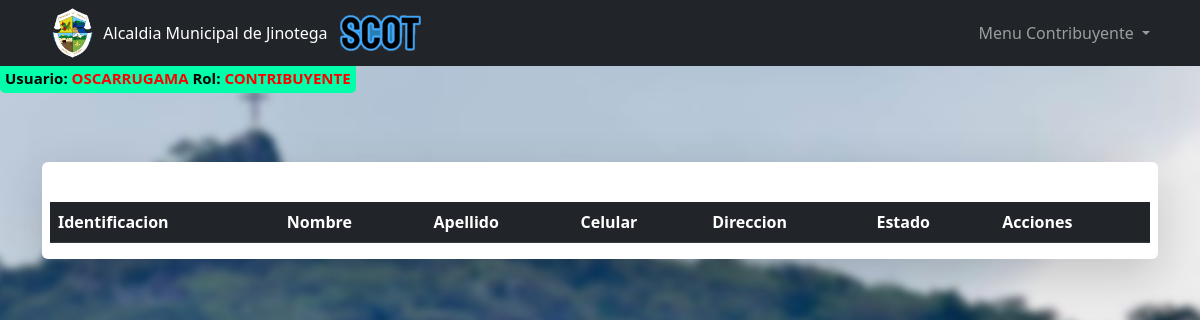
The app's page /pages/ibis/losPropietarios.php?codCatastral=0604U003011111 (signed in), older data.
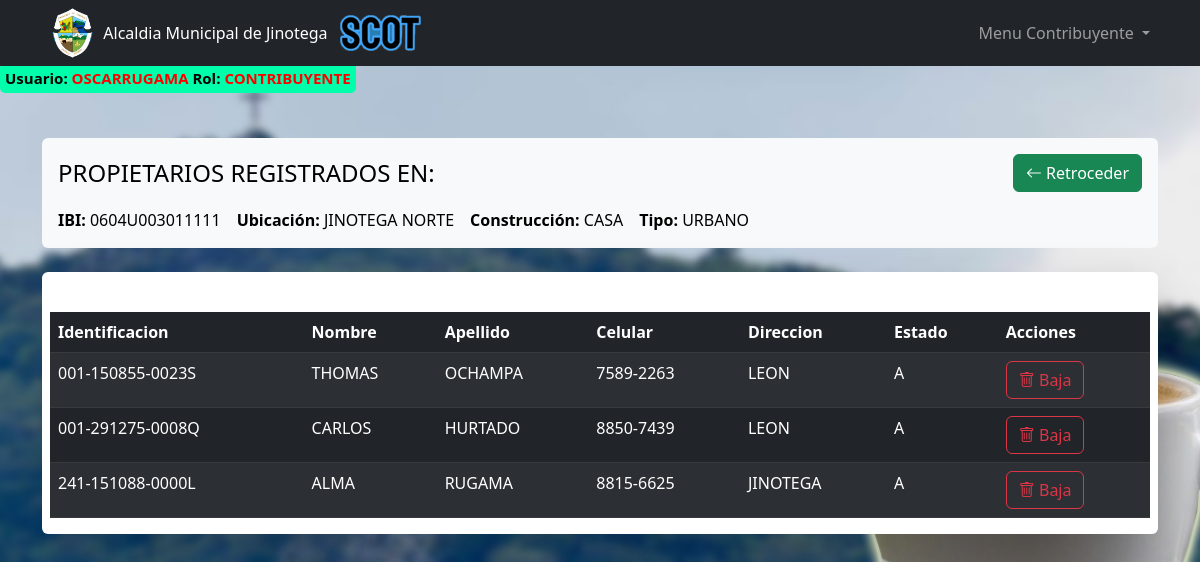
The same page, newer data.
### tables this page shows
CREATE TABLE IF NOT EXISTS `ibi` (
  `codIBI` int(11) NOT NULL AUTO_INCREMENT,
  `codCatastral` varchar(30) NOT NULL,
  `ubicacion` varchar(100) DEFAULT NULL,
  `construccion` varchar(50) DEFAULT NULL,
  `tipoIBI` enum('URBANO','RURAL','ESPECIAL') NOT NULL,
  `uso` varchar(50) DEFAULT NULL,
  `TA` enum('S','N') DEFAULT NULL,
  `barrido` enum('S','N') DEFAULT NULL,
  `valorCatastral` decimal(10,2) NOT NULL,
  `finca` varchar(100) DEFAULT NULL,
  `folio` int(11) DEFAULT NULL,
  `tomo` int(11) DEFAULT NULL,
  `asiento` int(11) DEFAULT NULL,
  `estadoIBI` enum('ACTIVO','INACTIVO') DEFAULT 'ACTIVO',
  PRIMARY KEY (`codIBI`)
);

CREATE TABLE IF NOT EXISTS `tributos` (
  `idTributo` int(11) NOT NULL AUTO_INCREMENT,
  `identificacion` varchar(20) DEFAULT NULL,
  `tipoEntidad` enum('IBI','TA','LOTE','FIERRO') DEFAULT NULL,
  `codEntidad` varchar(20) DEFAULT NULL,
  PRIMARY KEY (`idTributo`),
  KEY `cedula_contribuyente` (`identificacion`),
  KEY `codigo_entidad` (`codEntidad`)
);

CREATE TABLE IF NOT EXISTS `usuarios` (
  `idUsuario` int(11) NOT NULL AUTO_INCREMENT,
  `usuario` varchar(50) NOT NULL,
  `password` varchar(100) NOT NULL,
  `rol` varchar(20) NOT NULL,
  `identificacion` varchar(30) NOT NULL,
  `nombre1` varchar(100) NOT NULL,
  `nombre2` varchar(30) DEFAULT NULL,
  `apellido1` varchar(30) NOT NULL,
  `apellido2` varchar(30) DEFAULT NULL,
  `email` varchar(100) DEFAULT NULL,
  `celular` varchar(30) NOT NULL,
  `direccion` varchar(100) DEFAULT NULL,
  `estado` varchar(1) NOT NULL DEFAULT 'A',
  PRIMARY KEY (`idUsuario`)
);

### pages/ibis/losPropietarios.php (the view, shortened to what this page needs)
<?php include '../../templates/header_menu.php'; ?>
<?php
    $conexion = new Conexion();
    $conn = $conexion->conectar();
    $codCatastral = isset($_GET['codCatastral']) ? mysqli_real_escape_string($conn, $_GET['codCatastral']) : '';
    $sql = sprintf("SELECT * FROM ibi WHERE codCatastral = '%s'", $codCatastral);
    $resultado = mysqli_query($conn, $sql);
    $ibis = [];
    if ($resultado) {
        while ($row = mysqli_fetch_assoc($resultado)) {
            $ibis[] = $row;
        }
    }
    $sql = sprintf("SELECT * FROM tributos T JOIN usuarios U ON T.identificacion = U.identificacion WHERE T.tipoEntidad = 'IBI' AND T.codEntidad = '%s'", $codCatastral);
    $resultado = mysqli_query($conn, $sql);
    $contribuyentes = [];
    $numRows = 0;
    if ($resultado) {
        $numRows = mysqli_num_rows($resultado);
        while ($row = mysqli_fetch_assoc($resultado)) {
            $contribuyentes[] = $row;
        }
    }
?>
<div class="container mt-5 fondoEspecial">
    <?php foreach ($ibis as $ibi): ?>
    <div class="bg-light p-3 rounded">
        <div class="d-flex justify-content-between align-items-center mb-3">
            <h4 class="mb-0">PROPIETARIOS REGISTRADOS EN:</h4>
            <button type="button" class="btn btn-success" onclick="window.history.back();">
                <i class="bi bi-arrow-left"></i> Retroceder
            </button>
        </div>
        <div class="d-flex flex-column flex-sm-row">
            <p class="me-3 mb-0"><strong>IBI:</strong> <?php echo htmlspecialchars($ibi['codCatastral']); ?></p>
            <p class="me-3 mb-0"><strong>Ubicación:</strong> <?php echo htmlspecialchars($ibi['ubicacion']); ?></p>
            <p class="me-3 mb-0"><strong>Construcción:</strong> <?php echo htmlspecialchars($ibi['construccion']); ?></p>
            <p class="mb-0"><strong>Tipo:</strong> <?php echo htmlspecialchars($ibi['tipoIBI']); ?></p>
        </div>
    </div>
    <?php endforeach; ?>
    <div class="row justify-content-center">
        <div class="container">
            <div class="p-2 col-md-12 shadow-lg pb-3 mt-4 bg-white rounded" style="margin-top: 20px;">
                <br>
                <table id='tablax' class="mt-2 mb-0 table table-dark table-striped">
                    <thead>
                        <tr>
                            <th>Identificacion</th>
                            <th>Nombre</th>
                            <th>Apellido</th>
                            <th>Celular</th>
                            <th>Direccion</th>
                            <th>Estado</th>
                            <th>Acciones</th>
                        </tr>
                    </thead>
                    <tbody>
                        <?php foreach ($contribuyentes as $contribuyente): ?>
                        <tr>
                            <td><?php echo htmlspecialchars($contribuyente['identificacion']); ?></td>
                            <td><?php echo htmlspecialchars($contribuyente['nombre1']); ?></td>
                            <td><?php echo htmlspecialchars($contribuyente['apellido1']); ?></td>
                            <td><?php echo htmlspecialchars($contribuyente['celular']); ?></td>
                            <td><?php echo htmlspecialchars($contribuyente['direccion']); ?></td>
                            <td><?php echo htmlspecialchars($contribuyente['estado']); ?></td>
                            <td>
                                <a href="bajaPropietarios.php?id=<?php echo htmlspecialchars($contribuyente['identificacion']); ?>&codCatastral=<?php echo htmlspecialchars($codCatastral); ?>" class="btn btn-outline-danger bi bi-trash <?php echo $numRows == 1 ? 'disabled' : ''; ?>" onclick="return confirm('¿Estás seguro de que deseas dar de baja a este propietario?');"> Baja</a>
                            </td>
                        </tr>
                        <?php endforeach; ?>
                    </tbody>
                </table>
            </div>
        </div>
    </div>
</div>

### templates/header_menu.php (shortened to what this page needs)
<!DOCTYPE html>
<html lang="en">
<head>
    <link rel="stylesheet" href="https://cdn.jsdelivr.net/npm/bootstrap-icons@1.11.3/font/bootstrap-icons.min.css">
    <link rel="stylesheet" href="https://cdn.datatables.net/1.10.20/css/dataTables.bootstrap5.min.css">
    <link href="https://cdn.jsdelivr.net/npm/bootstrap@5.3.0/dist/css/bootstrap.min.css" rel="stylesheet">
</head>
<body>
<nav class="navbar navbar-expand-lg navbar-dark bg-dark">
    <div class="container">
        <div class="brand-container" style="align-items:center">
            <img src="/public/Imagenes/Escudo.png" alt="Escudo" class="img-fluid" style="height: 50px;">
            <span style="margin:10px">Alcaldia Municipal de Jinotega</span>
            <img src="/public/Imagenes/scot_logo.png" alt="">
        </div>
        <div class="collapse navbar-collapse ms-auto" id="navbarSupportedContent">
            <ul class="navbar-nav ms-auto">
                <li class="nav-item dropdown" id="contribuyenteMenu" style="display: none;">
                    <a class="nav-link dropdown-toggle" href="#" id="navbarDropdown5" role="button" data-bs-toggle="dropdown" aria-expanded="false">
                        Menu Contribuyente
                    </a>
                </li>
            </ul>
        </div>
    </div>
</nav>
<b style="background-color: #00ffaa; padding: 5px; border-radius: 5px; font-size: 15px;">
    <span style="color: black">Usuario:</span> <span style="color: red; text-transform: uppercase;"><?php echo $_SESSION['usuario']; ?></span>
    <span style="color: black">Rol: </span> <span style="color: red; text-transform: uppercase;"><?php echo $_SESSION['rol'];?></span>
</b>
</body>
</html>

### templates/header_menu.php (style rules this page uses)
body { background-image: url("/public/Imagenes/FondoX.jpg"); background-size: cover; background-repeat: no-repeat; background-attachment: fixed; color: #000; }
.brand-container { display: flex; margin-left: 10px; color: white; align-items: flex-end; }

Row changes from the older to the newer data that the page shows:
added ibi: codCatastral "0604U003011111", ubicacion "JINOTEGA NORTE", construccion "CASA", tipoIBI "URBANO"
added tributos: usuarios.identificacion "001-150855-0023S", usuarios.nombre1 "THOMAS", usuarios.apellido1 "OCHAMPA", usuarios.celular "7589-2263", usuarios.direccion "LEON", usuarios.estado "A"
added tributos: usuarios.identificacion "001-291275-0008Q", usuarios.nombre1 "CARLOS", usuarios.apellido1 "HURTADO", usuarios.celular "8850-7439", usuarios.direccion "LEON", usuarios.estado "A"
added tributos: usuarios.identificacion "241-151088-0000L", usuarios.nombre1 "ALMA", usuarios.apellido1 "RUGAMA", usuarios.celular "8815-6625", usuarios.direccion "JINOTEGA", usuarios.estado "A"
